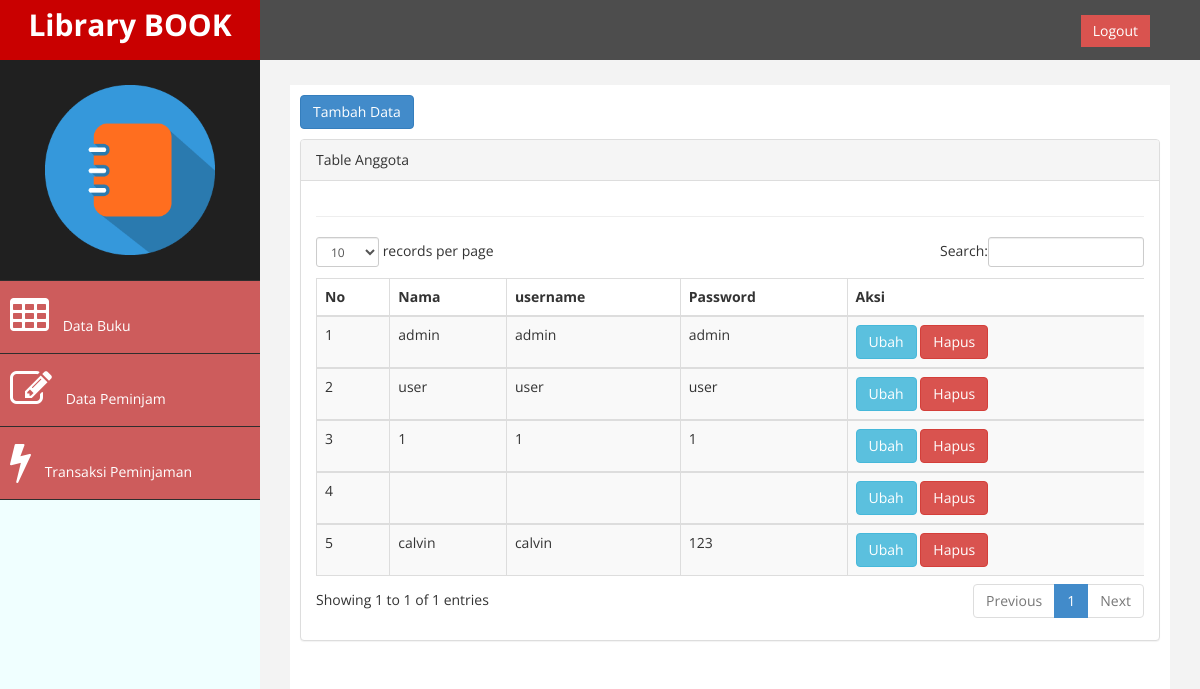
Screenshot of /Tugas4/tugas9/index_admin.php?page=anggota with the database file from the repository.
### tables this page shows
CREATE TABLE `user` (
  `id` int(11) NOT NULL,
  `username` varchar(255) NOT NULL,
  `pass` varchar(255) NOT NULL,
  `nama` varchar(255) NOT NULL,
  `level` varchar(255) NOT NULL
);

### Tugas4/tugas9/page/anggota/anggota.php (the view)
<a href="?page=anggota&aksi=tambah" class="btn btn-primary" style="margin-bottom: 10px;">Tambah Data</a>
<div class="row">
  <div class="col-md-12">
    <div class="panel panel-default">
      <div class="panel-heading">
        Table Anggota
      </div>
      <div class="panel-body">
        <div class="table-responsive">
          <table class="table table-striped table-bordered table-hover" id="dataTables-example">
            <thead>
              <tr>
                <th>No</th>
                <th>Nama</th>
                <th>username</th>
                <th>Password</th>
                <th>Aksi</th>
              </tr>
            </thead>
            <?php
                $no = 1;
                $sql = mysqli_query($koneksi, "select * from user");
                while ($data = mysqli_fetch_array($sql)){
            ?>
            <tbody>
              <tr>
                <td><?php echo $no++;?></td>
                <td><?php echo $data['nama'];?></td>
                <td><?php echo $data['username'];?></td>
                <td><?php echo $data['pass'];?></td>
                <td><a href="?page=anggota&aksi=ubah&id=<?php echo $data['nama']; ?>" class="btn btn-info">Ubah</a>
                  <a href="?page=anggota&aksi=hapus&id=<?php echo $data['nama']; ?>" class="btn btn-danger">Hapus</a>
                </td>
            </tbody>
            <?php } ?>
        </div>

### Tugas4/tugas9/assets/css/custom.css (style rules this page uses)
body { font-family: 'Open Sans', sans-serif; }

### rows the page displays
user: nama "admin", username "admin", pass "admin"
user: nama "user", username "user", pass "user"
user: nama "1", username "1", pass "1"
user: nama "calvin", username "calvin", pass "123"
